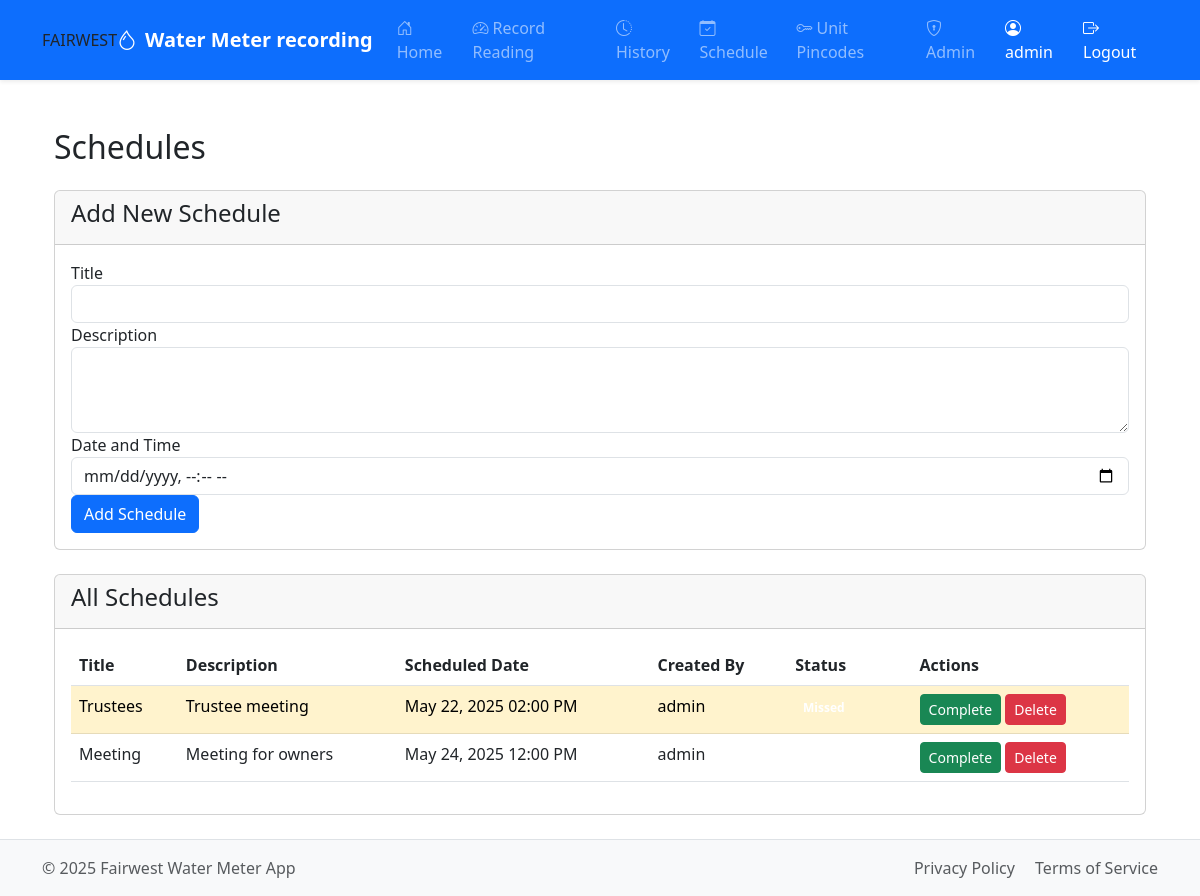
/schedule (signed in), run on an earlier commit of the app's database.
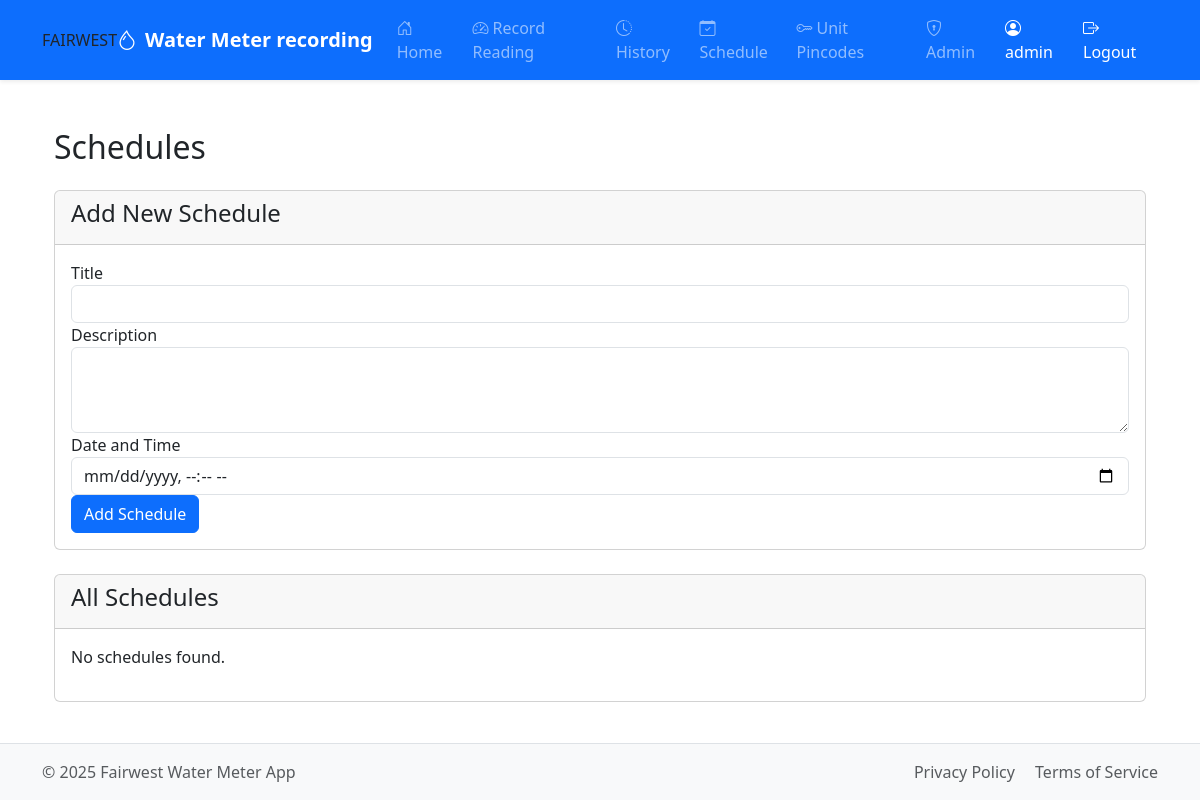
And on a later commit of the database.
### tables this page shows
CREATE TABLE schedules (
                id INTEGER PRIMARY KEY AUTOINCREMENT,
                user_id INTEGER NOT NULL,
                title TEXT NOT NULL,
                description TEXT,
                scheduled_date DATETIME NOT NULL,
                is_completed INTEGER DEFAULT 0,
                created_at DATETIME DEFAULT CURRENT_TIMESTAMP,
                FOREIGN KEY (user_id) REFERENCES users (id)
            );

CREATE TABLE users (
                id INTEGER PRIMARY KEY AUTOINCREMENT,
                username TEXT UNIQUE NOT NULL,
                email TEXT UNIQUE NOT NULL,
                password TEXT NOT NULL,
                unit_number TEXT UNIQUE NOT NULL,
                is_admin INTEGER DEFAULT 0,
                created_at DATETIME DEFAULT CURRENT_TIMESTAMP
            );

### app.py (the view, shortened to what this page needs)
@app.route('/schedule', methods=['GET', 'POST'])
def schedule():
    if 'user_id' not in session:
        return redirect(url_for('login'))
    is_admin = session.get('is_admin', False)
    conn = get_db()
    try:
        cursor = conn.cursor()
        cursor.execute("""
            SELECT s.id, s.title, s.description, s.scheduled_date, s.is_completed,
                   u.username as creator, s.created_at
            FROM schedules s
            JOIN users u ON s.user_id = u.id
            ORDER BY s.is_completed ASC, s.scheduled_date ASC
        """)
        schedules = []
        now = datetime.now()
        for row in cursor.fetchall():
            schedule = dict(row)
            if isinstance(schedule['scheduled_date'], str):
                schedule['scheduled_date'] = datetime.strptime(
                    schedule['scheduled_date'],
                    '%Y-%m-%d %H:%M:%S'
                    )
            if isinstance(schedule['created_at'], str):
                schedule['created_at'] = datetime.strptime(
                    schedule['created_at'],
                    '%Y-%m-%d %H:%M:%S'
                    )
            schedule['is_past'] = schedule['scheduled_date'] < now and not schedule['is_completed']
            schedules.append(schedule)
    except sqlite3.Error as e:
        flash(f"Error fetching schedules: {e}", 'danger')
        schedules = []
    finally:
        conn.close()
    return render_template('schedule.html',
                           schedules=schedules,
                           is_admin=is_admin,
                           now=datetime.now())

### app.py (called while the page is built)
@app.after_request
def after_request(response):
    response.headers["Cache-Control"] = "no-cache, no-store, must-revalidate"
    response.headers["Expires"] = 0
    response.headers["Pragma"] = "no-cache"
    return response

def get_db():
    conn = sqlite3.connect("meters.db")
    conn.row_factory = sqlite3.Row  # To access columns by name
    return conn

@app.before_request
def load_user():
    g.user = None
    if 'user_id' in session:
        conn = get_db()
        cursor = conn.cursor()
        try:
            cursor.execute("SELECT username FROM users WHERE id = ?", (session['user_id'],))
            user = cursor.fetchone()
            if user:
                g.user = user['username']
        except sqlite3.Error as e:
            flash(f"Error loading user: {e}", 'danger')
        finally:
            close_db(conn)

@app.template_filter('format_date')
def format_date_filter(date, format_string='%b %d'):
    if date is None:
        return ''
    if isinstance(date, str):
        date = datetime.strptime(date, '%Y-%m-%d %H:%M:%S')
        date = date.replace(tzinfo=pytz.utc)
    return date.astimezone(local_tz).strftime(format_string)

### templates/schedule.html (shortened to what the changed rows need)
{% extends "base.html" %}
{% block content %}
<div class="container mt-4">
    <h2 class="mb-4">Schedules</h2>
    <div class="card">
        <div class="card-body">
            {% if not schedules %}
                <p>No schedules found.</p>
            {% else %}
                <div class="table-responsive">
                    <table class="table table-hover">
                        <thead>
                            <tr>
                                <th>Title</th>
                                <th>Description</th>
                                <th>Scheduled Date</th>
                                <th>Created By</th>
                                <th>Status</th>
                                <th>Actions</th>
                            </tr>
                        </thead>
                        <tbody>
                            {% for schedule in schedules %}
                            <tr class="{% if schedule.is_completed %}table-secondary{% elif schedule.is_past %}table-warning{% endif %}">
                                <td>{{ schedule.title }}</td>
                                <td>{{ schedule.description or '-' }}</td>
                                <td>{{ schedule.scheduled_date|format_date('%b %d, %Y %I:%M %p') }}</td>
                                <td>{{ schedule.creator }}</td>
                                <td>
                                    {% if schedule.is_completed %}
                                        <span class="badge badge-success">Completed</span>
                                    {% elif schedule.is_past %}
                                        <span class="badge badge-warning">Missed</span>
                                    {% else %}
                                        <span class="badge badge-primary">Upcoming</span>
                                    {% endif %}
                                </td>
                                <td>
                                    {% if not schedule.is_completed and is_admin %}
                                    <a href="{{ url_for('complete_schedule', schedule_id=schedule.id) }}"
                                    class="btn btn-sm btn-success">Complete</a>
                                    {% endif %}
                                    {% if is_admin %}
                                    <form method="POST" action="{{ url_for('delete_schedule', schedule_id=schedule.id) }}" style="display: inline;">
                                        <button type="submit" class="btn btn-sm btn-danger"
                                        onclick="return confirm('Are you sure you want to delete this schedule?')">
                                            Delete
                                        </button>
                                    </form>
                                    {% endif %}
                                </td>
                            </tr>
                            {% endfor %}
                        </tbody>
                    </table>
                </div>
            {% endif %}
        </div>
    </div>
</div>
{% endblock %}

What changed in the data, as far as the page shows it:
removed schedules: title "Trustees", description "Trustee meeting", scheduled_date "May 22, 2025 02:00 PM", creator "admin"
removed schedules: title "Meeting", description "Meeting for owners", scheduled_date "May 24, 2025 12:00 PM", creator "admin"
Also different on the page:
text no longer shown: "Title Description Scheduled Date Created By Status Actions"
text now shown: "No schedules found."
